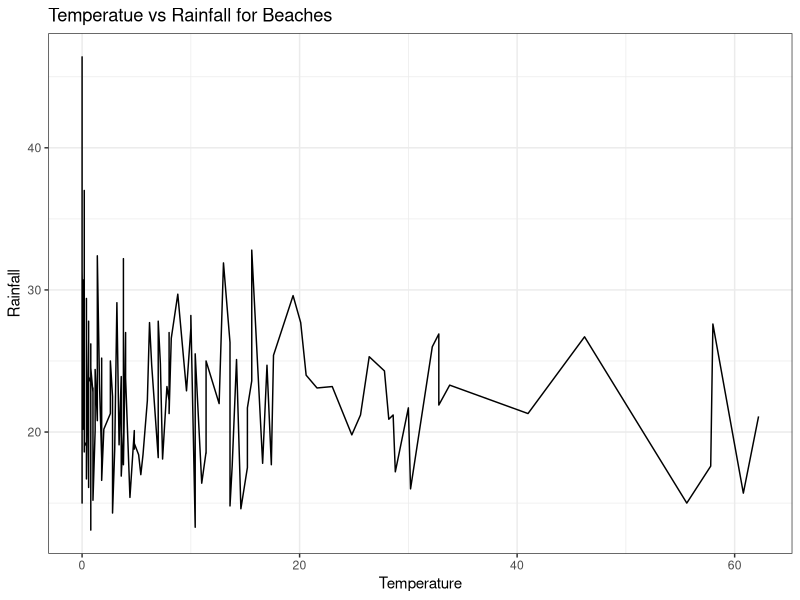

This chart was generated by the following R code:
# Hayden's REPO

# STEP 1: Audrey

# load packages
library(tidyverse)

beaches <- read_csv("beaches.csv")

# STEP 2: Hayden
library(ggplot2)

beach_plot <- ggplot(beaches, aes(rainfall, temperature)) +
  geom_line()


# STEP 3: Madeleine
finished_plot <- beach_plot + ggtitle("Temperatue vs Rainfall for Beaches") + 
  xlab("Temperature") + ylab("Rainfall") + theme_bw()
finished_plot
